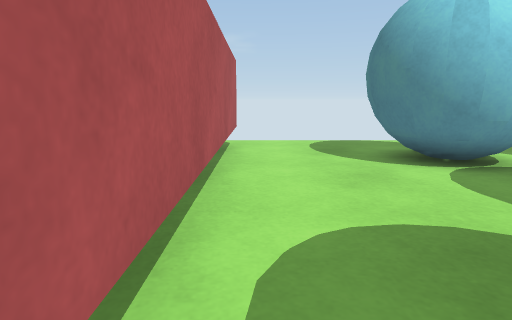
view 1 (above)

15 first-person views from a walk through a scene from a Unity 3-D project. The camera is 0.68 m above the floor, tilts 10° down and sees 75° across. The floor is counted in squares, 0.5 m on a side. Each view is taken from the middle of a square. On the plan, view 1 faces up. The plan holds only what a view shows up to about 15 squares ahead; the rest is blank.

view 2
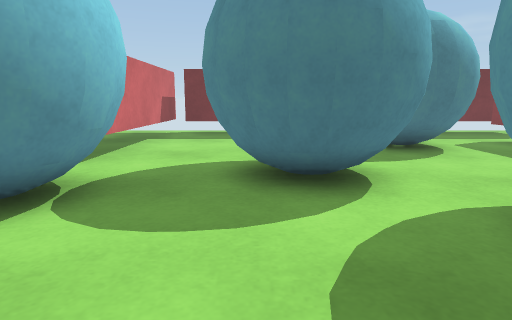

view 3
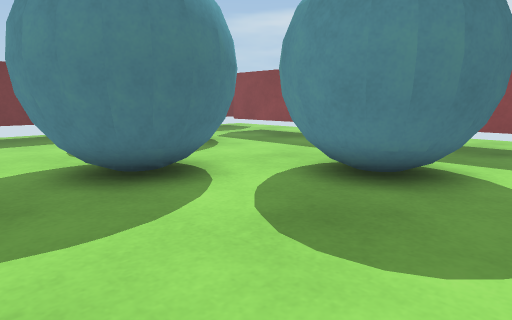

view 4
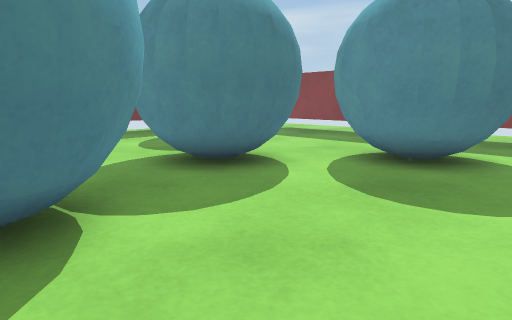

view 5
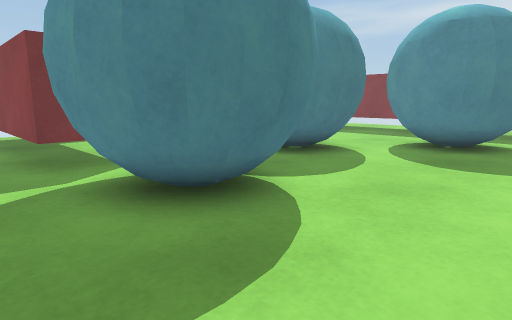

view 6
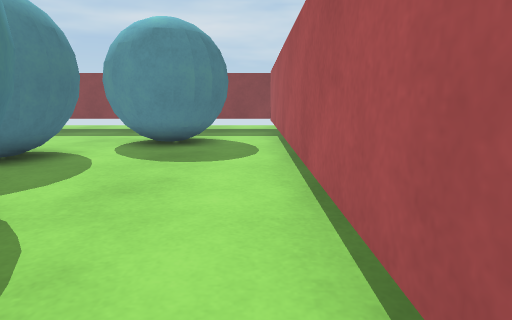

view 7
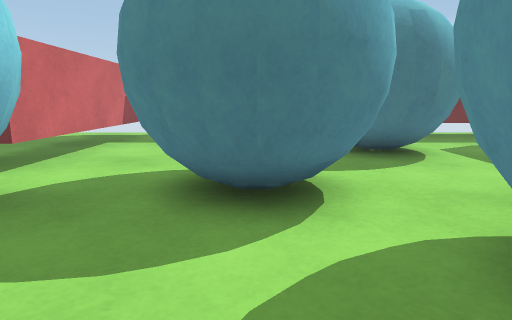

view 8
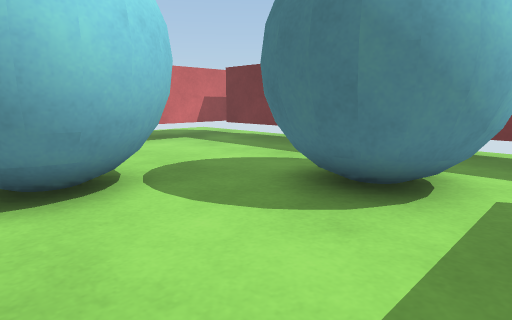

view 9
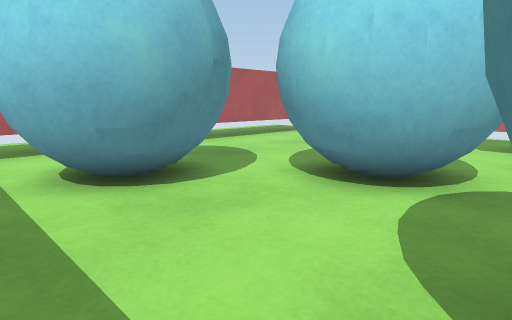

view 10
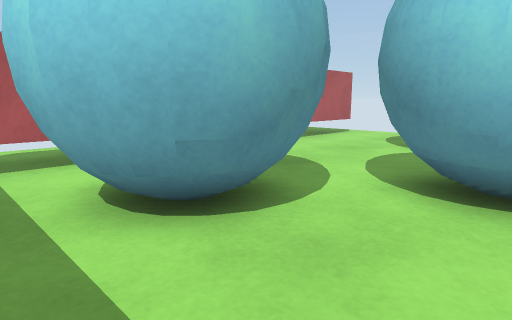

view 11
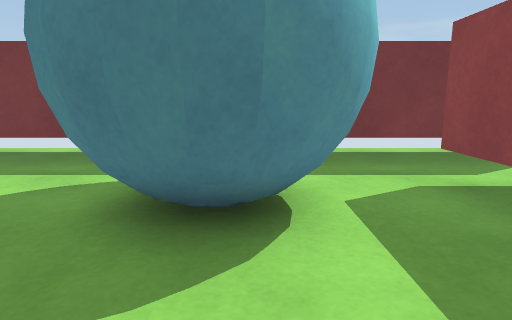

view 12
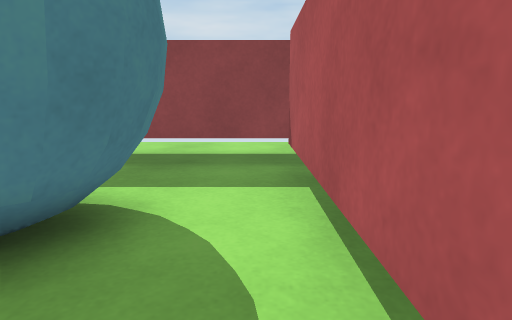

view 13
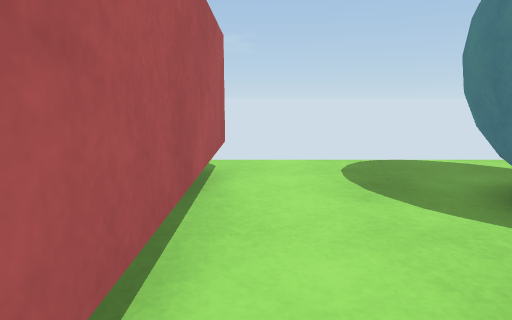

view 14
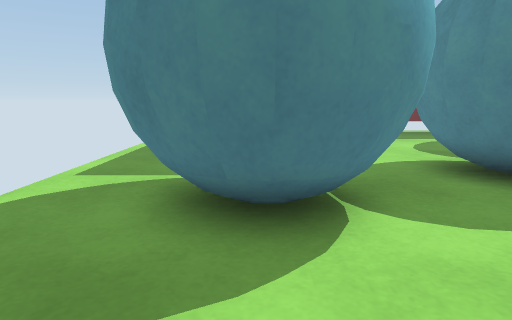

view 15
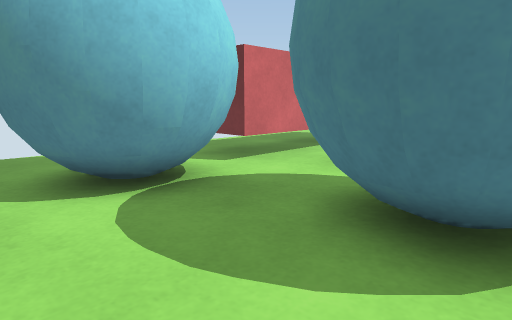

### Floor plan
Key: @ floor where view 1 was taken; # wall or solid block; . floor; B cyan ball; T thing the floor can be seen under or through.
Columns run from 4 left of view 1 to 15 right of it. Each row starts with its distance up from view 1.
 11    .................
 10    #....BB..........
  9    #...BBB TTTTT
  8    #...BB  TTTTTT#
  7    #...BBBB .....#
  6    #....BBB......#
  5    #......BB.....#
  4    #.....BBB ....#
  3    #....BBBBB....#
  2    #...B.BBBB....#
  1    #.BBBBBBB.BB
  0 .. #@BBBBB...BB
 -1 .. #.BBBBB...BB
 -2 .. #..BBB....BB  #
 -3    #.............#
 -4    TTTT   ######.#
 -5                 .#
 -6
 -7    ......
 -8    ......

Positions as (right, up) in squares from view 1, and headings:
1: (0, 0), facing up
2: (0, 4), facing right
3: (0, 6), facing down-right
4: (0, 8), facing down-right
5: (0, 11), facing down-right
6: (0, 11), facing down
7: (1, 3), facing right
8: (5, -3), facing up-right
9: (9, -3), facing up-left
10: (7, -3), facing up-left
11: (6, -1), facing right
12: (0, 3), facing down
13: (0, 4), facing up
14: (0, 8), facing right
15: (2, 2), facing up-right
